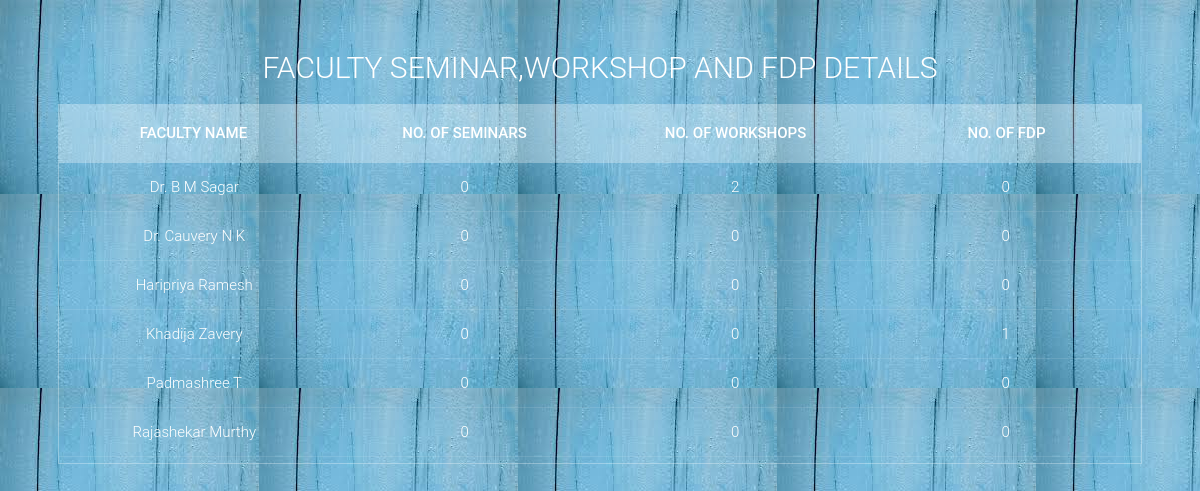
/s_page3.php, run on the app's committed database.
### tables this page shows
CREATE TABLE `faculty` (
  `name` text NOT NULL,
  `eid` varchar(255) NOT NULL,
  `email` varchar(255) NOT NULL,
  `dob` date NOT NULL,
  `password` varchar(255) NOT NULL,
  `designation` varchar(255) NOT NULL
);

### s_page3.php (the view, shortened to what this page needs)
<?php
		$con=mysqli_connect("localhost", "root", "","fes");?>
<html>
<head>
</head>
<body background = "college1.jpg">
<section>
  <h1>Faculty Seminar,Workshop and FDP Details</h1>
  <center>
  <h3><form method="POST" action="s_page2.php">
  <div class="tbl-header">
    <table cellpadding="0" cellspacing="0" border="0">
      <thead>
        <tr>
          <th>Faculty name</th>
	<th>No. of Seminars</th>
	<th>No. of Workshops </th>
	<th>No. of FDP </th>
        </tr>
      </thead>
    </table>
  </div>
  <div class="tbl-content">
    <table cellpadding="0" cellspacing="0" border="0">
      <tbody>
		<?php
		$query2 = "SELECT name FROM faculty ORDER BY name";
	    $result4 = mysqli_query($con, $query2);
		while($row4 = mysqli_fetch_array($result4)):;?>
		<?php
		$countw = $counts = $countf = 0;
		$query = "SELECT eid FROM faculty where '$row4[name]' = name";
		$result	= mysqli_query($con,$query);
		$row = mysqli_fetch_array($result,MYSQLI_BOTH);
		$query1 = "SELECT seminar_title FROM conducts WHERE '$row[0]' = seminar_SSN";
		$result1 = mysqli_query($con, $query1);
		while($row1 = mysqli_fetch_array($result1)):;?>
		 <?php
			$query_last = "SELECT sem_wor from seminar_workshop where '$row1[0]' = seminar_title";
			$result_last	= mysqli_query($con,$query_last);
			$row_last = mysqli_fetch_array($result_last,MYSQLI_BOTH);
			if($row_last[0] == 'Workshop')
				$countw++;
			if($row_last[0] == 'FDP')
				$countf++;
		?>
		<?php endwhile;?>
		<tr>
		<td><?php echo $row4['name'];?>
		<td><?php echo $counts;?>
		<td><?php echo $countw;?>
		<td><?php echo $countf;?>
		</tr>
		 <?php endwhile;?></h3>
</body>
</html>

### s_page3.php (style rules this page uses)
h1 { font-size: 30px; color: #fff; text-transform: uppercase; font-weight: 300; text-align: center; margin-bottom: 15px; }
table { width:100%; table-layout: fixed; }
.tbl-header { background-color: rgba(255,255,255,0.3); }
.tbl-content { height:300px; overflow-x:auto; margin-top: 0px; border: 1px solid rgba(255,255,255,0.3); }
th { padding: 20px 15px; text-align: center; font-weight: 500; font-size: 15px; color: #fff; text-transform: uppercase; }
td { padding: 15px; text-align: center; vertical-align:middle; font-weight: 300; font-size: 15px; color: #fff; border-bottom: solid 1px rgba(255,255,255,0.1); }
body { font-family: 'Roboto', sans-serif; }
section { margin: 50px; }

### data on the page
faculty: name "Dr. B M Sagar", counts "0", countw "2", countf "0"
faculty: name "Dr. Cauvery N K", counts "0", countw "0", countf "0"
faculty: name "Haripriya Ramesh", counts "0", countw "0", countf "0"
faculty: name "Khadija Zavery", counts "0", countw "0", countf "1"
faculty: name "Padmashree T", counts "0", countw "0", countf "0"
faculty: name "Rajashekar Murthy", counts "0", countw "0", countf "0"
